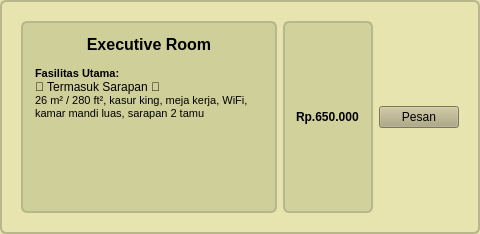
              <widget class="QFrame" name="roomFrame2_9">
               <property name="styleSheet">
                <string notr="true">
                QFrame { background-color: rgb(231,228,176); border: 2px solid rgb(184,182,139); border-radius: 6px; padding: 8px; }
                QLabel#roomTitle2 { font-weight: bold; font-size: 12pt; }
                QLabel#roomDesc2 { font-size: 9pt; }
              </string>
               </property>
               <layout class="QHBoxLayout" name="horizontalLayout_11">
                <item>
                 <layout class="QVBoxLayout" name="roomTextCol2_9"/>
                </item>
                <item>
                 <widget class="QTextEdit" name="textEdit_11">
                  <property name="styleSheet">
                   <string notr="true">background-color: rgb(207, 207, 154);</string>
                  </property>
                  <property name="html">
                   <string>&lt;!DOCTYPE HTML PUBLIC &quot;-//W3C//DTD HTML 4.0//EN&quot; &quot;http://www.w3.org/TR/REC-html40/strict.dtd&quot;&gt;
&lt;html&gt;&lt;head&gt;&lt;meta name=&quot;qrichtext&quot; content=&quot;1&quot; /&gt;&lt;style type=&quot;text/css&quot;&gt;
p, li { white-space: pre-wrap; }
&lt;/style&gt;&lt;/head&gt;&lt;body style=&quot; font-family:'MS Shell Dlg 2'; font-size:8pt; font-weight:400; font-style:normal;&quot;&gt;
&lt;p align=&quot;center&quot; style=&quot; margin-top:0px; margin-bottom:0px; margin-left:0px; margin-right:0px; -qt-block-indent:0; text-indent:0px;&quot;&gt;&lt;span style=&quot; font-size:12pt; font-weight:600;&quot;&gt;Executive&lt;/span&gt;&lt;span style=&quot; font-size:12pt;&quot;&gt; &lt;/span&gt;&lt;span style=&quot; font-size:12pt; font-weight:600;&quot;&gt;Room&lt;/span&gt;&lt;/p&gt;
&lt;p style=&quot;-qt-paragraph-type:empty; margin-top:0px; margin-bottom:0px; margin-left:0px; margin-right:0px; -qt-block-indent:0; text-indent:0px;&quot;&gt;&lt;br /&gt;&lt;/p&gt;
&lt;p style=&quot; margin-top:0px; margin-bottom:0px; margin-left:0px; margin-right:0px; -qt-block-indent:0; text-indent:0px;&quot;&gt;&lt;span style=&quot; font-weight:600;&quot;&gt;Fasilitas Utama: &lt;/span&gt;&lt;/p&gt;
&lt;p style=&quot; margin-top:0px; margin-bottom:0px; margin-left:0px; margin-right:0px; -qt-block-indent:0; text-indent:0px;&quot;&gt;&lt;span style=&quot; font-family:'Segoe UI'; font-size:9pt;&quot;&gt;🍱 Termasuk Sarapan 🍱&lt;/span&gt;&lt;/p&gt;
&lt;p style=&quot; margin-top:0px; margin-bottom:0px; margin-left:0px; margin-right:0px; -qt-block-indent:0; text-indent:0px;&quot;&gt;26 m² / 280 ft², kasur king, meja kerja, WiFi, kamar mandi luas, sarapan 2 tamu&lt;/p&gt;&lt;/body&gt;&lt;/html&gt;</string>
                  </property>
                 </widget>
                </item>
                <item>
                 <widget class="QLabel" name="label_27">
                  <property name="font">
                   <font>
                    <weight>75</weight>
                    <bold>true</bold>
                   </font>
                  </property>
                  <property name="styleSheet">
                   <string notr="true">background-color: rgb(209, 209, 156);</string>
                  </property>
                  <property name="text">
                   <string>Rp.650.000</string>
                  </property>
                 </widget>
                </item>
                <item>
                 <widget class="QPushButton" name="btnPrice2_9">
                  <property name="styleSheet">
                   <string notr="true"> color: rgb(0, 0, 0); background-color: rgb(174,167,126)
 </string>
                  </property>
                  <property name="text">
                   <string>Pesan</string>
                  </property>
                 </widget>
                </item>
               </layout>
              </widget>
